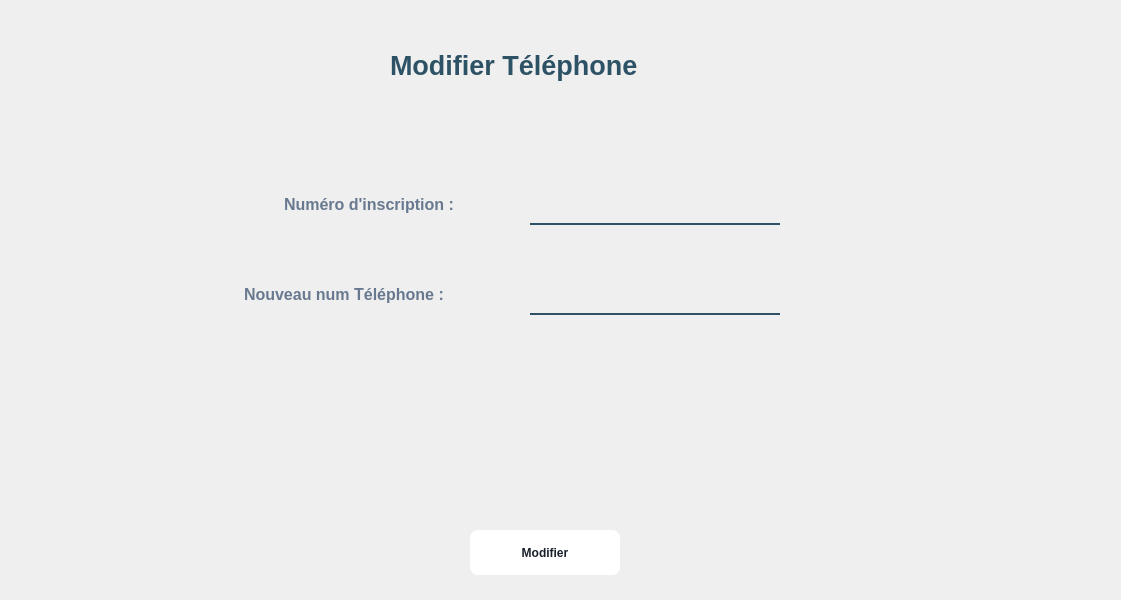
<?xml version="1.0" encoding="UTF-8"?>
<ui version="4.0">
 <class>Dialog</class>
 <widget class="QDialog" name="Dialog">
  <property name="geometry">
   <rect>
    <x>0</x>
    <y>0</y>
    <width>1121</width>
    <height>600</height>
   </rect>
  </property>
  <property name="windowTitle">
   <string>Dialog</string>
  </property>
  <widget class="QLabel" name="label_10">
   <property name="geometry">
    <rect>
     <x>390</x>
     <y>40</y>
     <width>311</width>
     <height>51</height>
    </rect>
   </property>
   <property name="font">
    <font>
     <family>Arial</family>
     <pointsize>20</pointsize>
     <weight>75</weight>
     <bold>true</bold>
     <underline>false</underline>
    </font>
   </property>
   <property name="styleSheet">
    <string notr="true">color:rgba(46,82,101,255);
background-color:rgba(0,0,0,0);
</string>
   </property>
   <property name="text">
    <string>Modifier Téléphone</string>
   </property>
  </widget>
  <widget class="QLabel" name="label">
   <property name="geometry">
    <rect>
     <x>280</x>
     <y>190</y>
     <width>241</width>
     <height>35</height>
    </rect>
   </property>
   <property name="font">
    <font>
     <pointsize>12</pointsize>
     <weight>75</weight>
     <bold>true</bold>
    </font>
   </property>
   <property name="styleSheet">
    <string notr="true">background-color:rgba(0,0,0,0);
color:rgb(104, 121, 143);
padding-bottom:7px;</string>
   </property>
   <property name="text">
    <string>Numéro d'inscription :</string>
   </property>
  </widget>
  <widget class="QPushButton" name="pushButton">
   <property name="geometry">
    <rect>
     <x>470</x>
     <y>530</y>
     <width>150</width>
     <height>45</height>
    </rect>
   </property>
   <property name="font">
    <font>
     <pointsize>-1</pointsize>
     <weight>87</weight>
     <bold>true</bold>
    </font>
   </property>
   <property name="styleSheet">
    <string notr="true">  background: #FFFFFF;
  border: 0 solid #E2E8F0;
  color: #1A202C;
  font-size: 12px;
  font-weight: 700;
  height: 56px;
  border-radius: 8px;

</string>
   </property>
   <property name="text">
    <string>Modifier</string>
   </property>
  </widget>
  <widget class="QLabel" name="label_4">
   <property name="geometry">
    <rect>
     <x>0</x>
     <y>-140</y>
     <width>1131</width>
     <height>761</height>
    </rect>
   </property>
   <property name="styleSheet">
    <string notr="true">border-image:url(:/img/897.jpg);</string>
   </property>
   <property name="text">
    <string/>
   </property>
  </widget>
  <widget class="QLineEdit" name="lineEdit">
   <property name="geometry">
    <rect>
     <x>530</x>
     <y>190</y>
     <width>250</width>
     <height>35</height>
    </rect>
   </property>
   <property name="font">
    <font>
     <pointsize>12</pointsize>
    </font>
   </property>
   <property name="styleSheet">
    <string notr="true">background-color:rgba(0,0,0,0);
border: 2px solid rgba(0,0,0,0);
border-bottom-color:rgba(46,82,101,255);
color:rgb(0,0,0);
padding-bottom:7px;</string>
   </property>
   <property name="placeholderText">
    <string/>
   </property>
  </widget>
  <widget class="QLabel" name="label_2">
   <property name="geometry">
    <rect>
     <x>240</x>
     <y>280</y>
     <width>281</width>
     <height>35</height>
    </rect>
   </property>
   <property name="font">
    <font>
     <pointsize>12</pointsize>
     <weight>75</weight>
     <bold>true</bold>
    </font>
   </property>
   <property name="styleSheet">
    <string notr="true">background-color:rgba(0,0,0,0);
color:rgb(104, 121, 143);
padding-bottom:7px;</string>
   </property>
   <property name="text">
    <string>Nouveau num Téléphone :</string>
   </property>
  </widget>
  <widget class="QLineEdit" name="lineEdit_2">
   <property name="geometry">
    <rect>
     <x>530</x>
     <y>280</y>
     <width>250</width>
     <height>35</height>
    </rect>
   </property>
   <property name="font">
    <font>
     <pointsize>12</pointsize>
    </font>
   </property>
   <property name="styleSheet">
    <string notr="true">background-color:rgba(0,0,0,0);
border: 2px solid rgba(0,0,0,0);
border-bottom-color:rgba(46,82,101,255);
color:rgb(0,0,0);
padding-bottom:7px;</string>
   </property>
   <property name="placeholderText">
    <string/>
   </property>
  </widget>
  <zorder>label_4</zorder>
  <zorder>label_10</zorder>
  <zorder>label</zorder>
  <zorder>pushButton</zorder>
  <zorder>lineEdit</zorder>
  <zorder>label_2</zorder>
  <zorder>lineEdit_2</zorder>
 </widget>
 <resources>
  <include location="../img/back.qrc"/>
 </resources>
 <connections/>
</ui>
